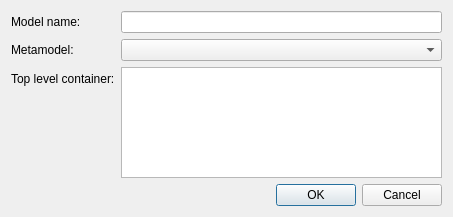
<?xml version="1.0" encoding="UTF-8"?>
<ui version="4.0">
 <class>DuSE::NewModel</class>
 <widget class="QDialog" name="DuSE::NewModel">
  <property name="geometry">
   <rect>
    <x>0</x>
    <y>0</y>
    <width>453</width>
    <height>217</height>
   </rect>
  </property>
  <property name="windowTitle">
   <string>Create new model</string>
  </property>
  <layout class="QGridLayout" name="gridLayout">
   <item row="0" column="0">
    <layout class="QFormLayout" name="formLayout">
     <item row="0" column="0">
      <widget class="QLabel" name="lblModelName">
       <property name="text">
        <string>Model name:</string>
       </property>
      </widget>
     </item>
     <item row="0" column="1">
      <widget class="QLineEdit" name="lneModel"/>
     </item>
     <item row="1" column="0">
      <widget class="QLabel" name="lblMetamodel">
       <property name="text">
        <string>Metamodel:</string>
       </property>
      </widget>
     </item>
     <item row="1" column="1">
      <widget class="QComboBox" name="cboMetamodel"/>
     </item>
     <item row="2" column="1">
      <widget class="QListWidget" name="lstTopLevelContainers"/>
     </item>
     <item row="2" column="0">
      <widget class="QLabel" name="lblTopLevelContainer">
       <property name="text">
        <string>Top level container:</string>
       </property>
      </widget>
     </item>
    </layout>
   </item>
   <item row="1" column="0">
    <widget class="QDialogButtonBox" name="buttonBox">
     <property name="orientation">
      <enum>Qt::Horizontal</enum>
     </property>
     <property name="standardButtons">
      <set>QDialogButtonBox::Cancel|QDialogButtonBox::Ok</set>
     </property>
    </widget>
   </item>
  </layout>
 </widget>
 <resources/>
 <connections>
  <connection>
   <sender>buttonBox</sender>
   <signal>accepted()</signal>
   <receiver>DuSE::NewModel</receiver>
   <slot>accept()</slot>
   <hints>
    <hint type="sourcelabel">
     <x>248</x>
     <y>254</y>
    </hint>
    <hint type="destinationlabel">
     <x>157</x>
     <y>274</y>
    </hint>
   </hints>
  </connection>
  <connection>
   <sender>buttonBox</sender>
   <signal>rejected()</signal>
   <receiver>DuSE::NewModel</receiver>
   <slot>reject()</slot>
   <hints>
    <hint type="sourcelabel">
     <x>316</x>
     <y>260</y>
    </hint>
    <hint type="destinationlabel">
     <x>286</x>
     <y>274</y>
    </hint>
   </hints>
  </connection>
 </connections>
</ui>
